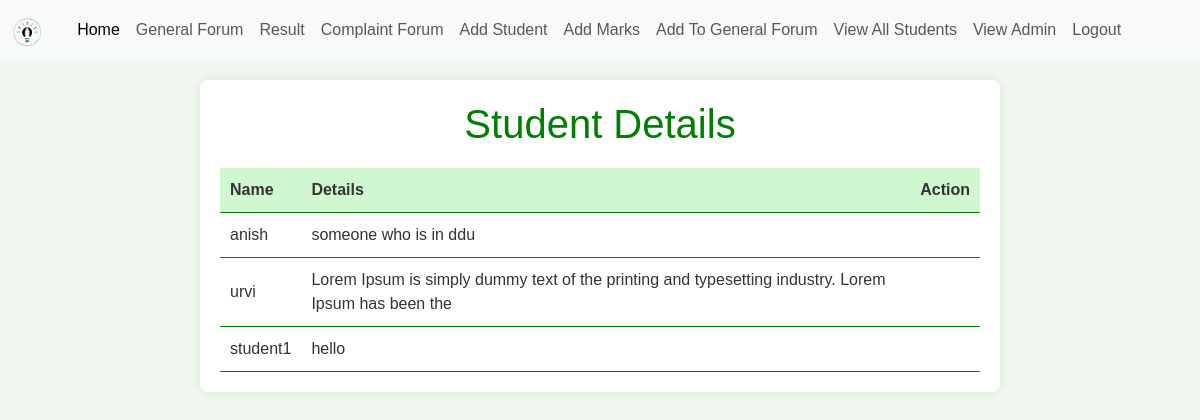
The app's page /view_student/, older data.
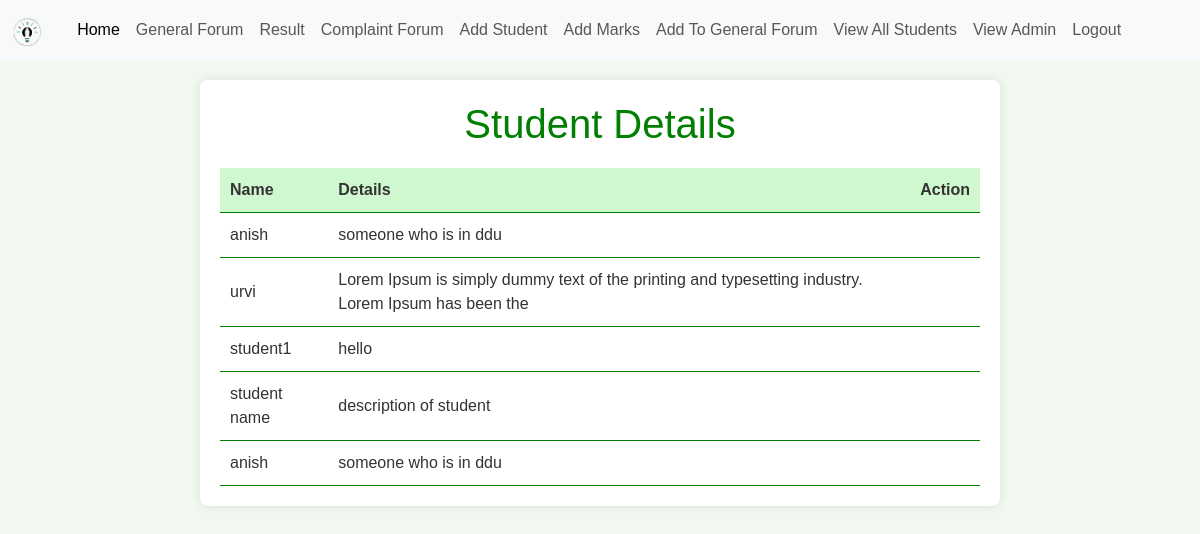
The same page, newer data.
### deptmanagementsystem/models.py (models this page shows, shortened)
class Student(models.Model):
    name = models.CharField(max_length=20)
    batchId = models.IntegerField(null=True) #batchno(1,2) + semisternumber(1-8)
    description = models.CharField(max_length = 200)

### deptmanagementsystem/views.py (the view)
# urls.py: path('view_student/', view_student, name='view-student'),
def view_student(request):
    student_details = Student.objects.all()
    return render(request, 'view_student.html', {'students' : student_details})

### templates/view_student.html (shortened to what this page needs)
{% extends 'base.html' %}
{% block content %}
</head>
<body>
    <div class="container">
        <h1>Student Details</h1>
        <table>
            <thead>
                <tr>
                    <th>Name</th>
                    <th>Details</th>
                    <th>Action</th>
                </tr>
            </thead>
            <tbody>
                {% for item in students %}
                <tr>
                    <td>{{ item.name }}</td>
                    <td>{{ item.description }}</td>
                    <td>
                    </td>
                </tr>
                {% endfor %}
            </tbody>
        </table>
    </div>
{% endblock %}

Row changes from the older to the newer data that the page shows:
added Student: name "student name", description "description of student"
added Student: name "anish", description "someone who is in ddu"
